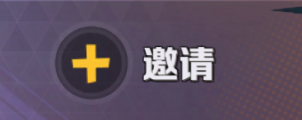
#> input picture assets/game_templates/a1_plus_invite.png, 302 x 120 px
$ python template_match.py ../../assets/game_templates/a1_plus_invite.png ../../assets/game_templates/a3_online_friend.png 1.0 ../../assets/game_templates/a3_online_friend.png
#> lines starting #> are read from the running program, lines starting #| are printed output that depends on the picture
#!/usr/bin/env python3
import sys
import json
import cv2
import numpy as np

def match_template(image_path, template_path, threshold=0.7, scales="2,1.5,1,0.5"):
#> called with threshold = 1
    img = cv2.imread(image_path, cv2.IMREAD_COLOR)
#> img is the input picture: shape (120, 302, 3); mean B, G, R 97.9, 80.6, 94.9
    tpl = cv2.imread(template_path, cv2.IMREAD_COLOR)
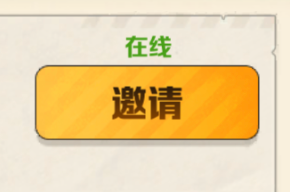
#> input picture assets/game_templates/a3_online_friend.png, 290 x 192 px
#> tpl is the input picture: shape (192, 290, 3); mean B, G, R 161.1, 209.9, 234.7

    if img is None or tpl is None:
        return {"matched": False, "error": "Failed to load image"}

    img_gray = cv2.cvtColor(img, cv2.COLOR_BGR2GRAY)
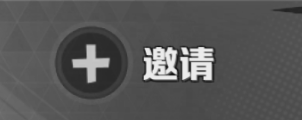
#> img_gray: shape (120, 302); min 18, max 235, mean 86.8
    tpl_gray = cv2.cvtColor(tpl, cv2.COLOR_BGR2GRAY)
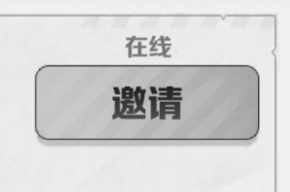
#> tpl_gray: shape (192, 290); min 31, max 241, mean 211.8

#> (the run stopped early here; a loop or call above may not have finished)
